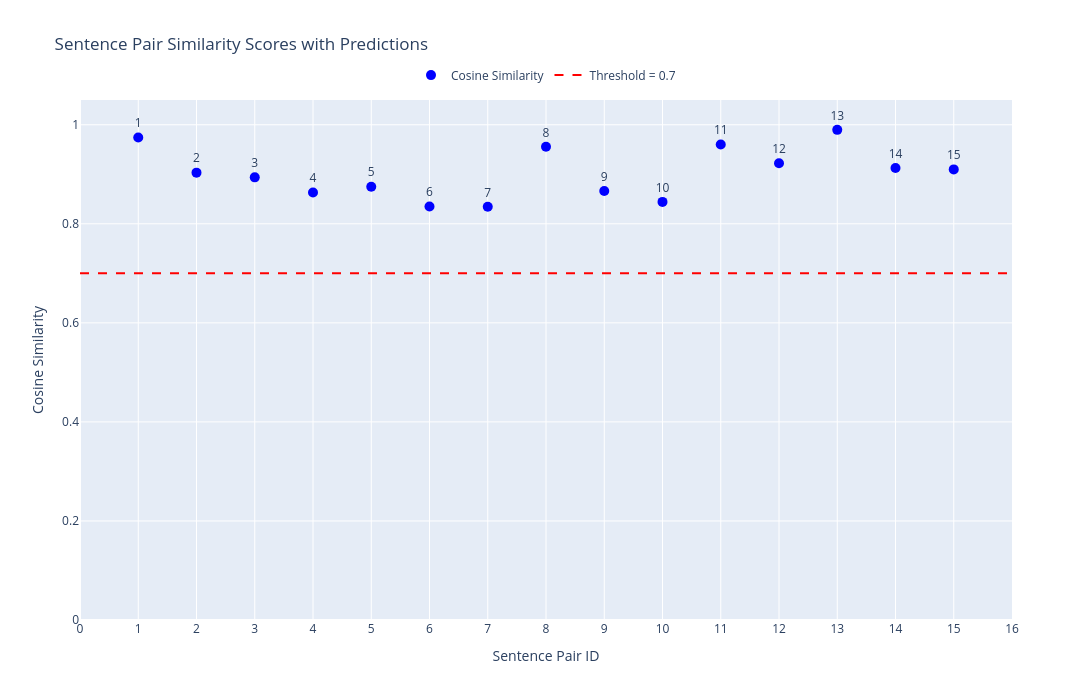

The code cell stored with this chart in its notebook:
### Markdown cell above
## Step 4: Instantiate and Evaluate Model

### Code cell
# Instantiate and evaluate using model
engine = BERTSimilarityEngine()
predictions, accuracy, scores = engine.evaluate(sentence_pairs, labels)

# Prepare DataFrame
df = pd.DataFrame({
    "Pair ID": list(range(1, len(sentence_pairs) + 1)),
    "Sentence 1": [s[0] for s in sentence_pairs],
    "Sentence 2": [s[1] for s in sentence_pairs],
    "Cosine Similarity": scores,
    "Predicted": predictions,
    "Ground Truth": labels
})

df["Sentence Pair"] = df["Sentence 1"] + " ↔ " + df["Sentence 2"]

# Plotly figure using go.Figure - for better layout control
fig = go.Figure()

# Cosine Similarity Points (Blue Markers)
fig.add_trace(go.Scatter(
    x=df["Pair ID"],
    y=df["Cosine Similarity"],
    mode='markers+text',
    name='Cosine Similarity',
    marker=dict(color='blue', size=10),
    text=df["Pair ID"],
    textposition='top center',
    hovertemplate=
        "<b>Pair ID:</b> %{x}<br>" +
        "<b>Sentence Pair:</b><br>%{customdata[0]}<br>" +
        "<b>Cosine Similarity:</b> %{y:.4f}<br>" +
        "<b>Predicted:</b> %{customdata[1]}<br>" +
        "<b>Ground Truth:</b> %{customdata[2]}<extra></extra>",
    customdata=df[["Sentence Pair", "Predicted", "Ground Truth"]]
))

# Threshold Line (Red Dashed)
x_start = 0  # Start just before first point
x_end = df["Pair ID"].max() + 1  # End just after last point

fig.add_trace(go.Scatter(
    x=[x_start, x_end],
    y=[0.7, 0.7],
    mode='lines',
    line=dict(color='red', width=2, dash='dash'),
    name='Threshold = 0.7',
    hoverinfo='skip'
))

# # Add Threshold Line
# fig.add_hline(
#     y=0.7,
#     line_dash="dash",
#     line_color="red",
#     annotation_text="Threshold = 0.7",
#     annotation_position="top left",
#     name="Threshold"
# )

# Layout & Style
fig.update_layout(
    title="Sentence Pair Similarity Scores with Predictions",
    xaxis_title="Sentence Pair ID",
    yaxis_title="Cosine Similarity",
    height=700,
    width=1100,
    yaxis=dict(range=[0, 1.05]),
    xaxis=dict(tickmode='linear'),
    legend=dict(
        orientation="h",
        yanchor="bottom",
        y=1.02,
        xanchor="center",
        x=0.5
    ),
    hoverlabel=dict(bgcolor="white", font_size=13)
)

fig.show()

### Figure 1 — Plotly figure (JSON) as saved in the notebook; plotly's stock layout.template omitted (floating-point values rounded to 4 significant figures)
{"data": [{"customdata": [["How do I learn Python? ↔ What is the best way to study Python?", 1, 1], ["What is AI? ↔ How to cook pasta?", 1, 0], ["How do I bake a chocolate cake? ↔ Give me a chocolate cake recipe.", 1, 1], ["How can I improve my coding skills? ↔ Tips for becoming better at programming.", 1, 1], ["Where can I buy cheap laptops? ↔ Best sites to find affordable computers.", 1, 1], ["I love eating mangoes in summer. ↔ Mangoes taste best during hot seasons.", 1, 1], ["The bank will close at 5 PM today. ↔ He sat by the river bank and read.", 1, 0], ["She made a quick run to the store. ↔ She sprinted fast to buy groceries.", 1, 1], ["The crane lifted the heavy beam. ↔ I saw a crane flying over the lake.", 1, 0], ["He scored a goal in the final match. ↔ She submitted her final thesis.", 1, 0], ["The sun sets over the horizon. ↔ The moon rises from the sky.", 1, 1], ["He is planning a trip to the mountains. ↔ She is preparing a dinner meal.", 1, 1], ["I'm waiting for the bus to arrive. ↔ I'm waiting for the train to arrive.", 1, 1], ["She is making a cup of tea. ↔ He is making a cake.", 1, 1], ["She is a mother to two young children. ↔ He is a father to a young child.", 1, 1]], "hovertemplate": "<b>Pair ID:</b> %{x}<br><b>Sentence Pair:</b><br>%{customdata[0]}<br><b>Cosine Similarity:</b> %{y:.4f}<br><b>Predicted:</b> %{customdata[1]}<br><b>Ground Truth:</b> %{customdata[2]}<extra></extra>", "marker": {"color": "blue", "size": 10}, "mode": "markers+text", "name": "Cosine Similarity", "text": [1.0, 2.0, 3.0, 4.0, 5.0, 6.0, 7.0, 8.0, 9.0, 10.0, 11.0, 12.0, 13.0, 14.0, 15.0], "textposition": "top center", "type": "scatter", "x": [1, 2, 3, 4, 5, 6, 7, 8, 9, 10, 11, 12, 13, 14, 15], "y": [0.9743, 0.9033, 0.8938, 0.8633, 0.875, 0.835, 0.8344, 0.9555, 0.8662, 0.8443, 0.9601, 0.9221, 0.9897, 0.9128, 0.9099]}, {"hoverinfo": "skip", "line": {"color": "red", "dash": "dash", "width": 2}, "mode": "lines", "name": "Threshold = 0.7", "type": "scatter", "x": [0, 16], "y": [0.7, 0.7]}], "layout": {"height": 700, "hoverlabel": {"bgcolor": "white", "font": {"size": 13}}, "legend": {"orientation": "h", "x": 0.5, "xanchor": "center", "y": 1.02, "yanchor": "bottom"}, "title": {"text": "Sentence Pair Similarity Scores with Predictions"}, "width": 1100, "xaxis": {"tickmode": "linear", "title": {"text": "Sentence Pair ID"}}, "yaxis": {"range": [0, 1.05], "title": {"text": "Cosine Similarity"}}}}
